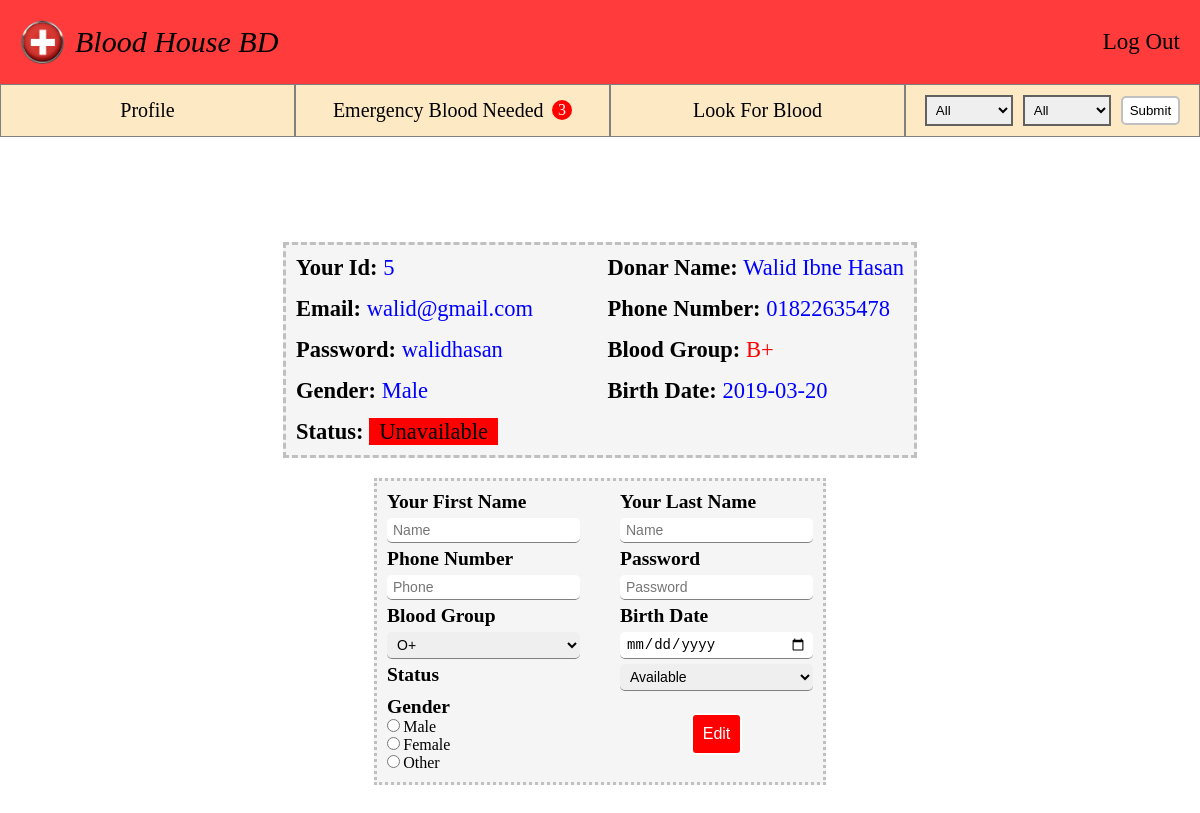
Screenshot of /profile.php (signed in) with the database file from the repository.
### tables this page shows
CREATE TABLE `user` (
  `id` int(11) NOT NULL,
  `f_name` varchar(200) NOT NULL,
  `l_name` varchar(200) NOT NULL,
  `Email` varchar(200) NOT NULL,
  `b_date` date NOT NULL,
  `Password` varchar(20) NOT NULL,
  `p_number` int(20) NOT NULL,
  `group` varchar(10) NOT NULL,
  `pdf` varchar(200) NOT NULL,
  `Gender` varchar(6) NOT NULL,
  `active` varchar(15) NOT NULL,
  `Status` varchar(5) NOT NULL
);

### profile.php (the view, shortened to what this page needs)
<!DOCTYPE html>
<html lang="en">
<head>
  <link rel="stylesheet" href="css/style.css">
  <link rel="stylesheet" href="css/pf.css">
</head>
<body>
  <header class="header">
    <nav>
      <div class="nav-img-title">
        <a class="nav-car-title" href="home.php"> <img class="nav-car-img" src="images/navicon.png" alt="navicon">Blood House BD</a>
      </div>
      <div class="nav-left-box">
        <a class="nav-left" href="home.php">Log Out</a>
      </div>
    </nav>
  </header>
   <section class="profile-section">
    <a class="profile-a" href="profile.php">Profile</a>
    <div class="profile-div inside">
    <a class="div-a" href="emergency.php">Emergency Blood Needed</a>
    <?php
    require_once('DBconnect.php');
    $email = $_SESSION['email'];
    $sql = "SELECT COUNT(*) as count FROM urgent";
        $result = mysqli_query($conn, $sql);
        $row = mysqli_fetch_assoc($result);
        if ($row['count'] != "0") {
          ?>
          <span class="profile-emer"><?php echo $row['count']; ?></span>
  <?php
}
    ?>
    </div>
    <a class="profile-a" href="look.php">Look For Blood</a>
    <form action="dashboardUser.php" method="post" class="profile-div filter">
      <select class="profile-drop" id="cars" name="group">
          <option name="from" value="All">All</option>
      </select>
      <select class="profile-drop"  id="cars" name="active">
          <option name="from" value="All">All</option>
      </select>
      <input type="submit" value="Submit" class="profile-in" name="submit">
    </form>
  </section>
  <section class="section-info">
  <div class="info grid grid-col-2">
  <?php
    require_once('DBconnect.php');
      $sql_table = "SELECT * from user where email = '$email'";
      $result_table = mysqli_query($conn, $sql_table);
      if(mysqli_num_rows($result_table) != 0){
      while($row = mysqli_fetch_assoc($result_table) ){
?>
              <h1>Your Id: <span class="sub-span"><?php echo $row['id'];?></span></h1>
              <h1>Donar Name: <span class="sub-span"><?php echo $row['f_name'], " " ,$row['l_name'];?></span></h1>
              <h1>Email: <span class="sub-span"><?php echo $row['Email'];?></span></h1>
              <h1>Phone Number: <span class="sub-span"><?php echo "0",$row['p_number'];?></span></h1>
              <h1>Password: <span class="sub-span"><?php echo $row['Password'];?></span></h1>
              <h1>Blood Group: <span class="sub-span blood"><?php echo $row['group'];?></span></h1>
              <h1>Gender: <span class="sub-span"><?php echo $row['Gender'];?></span></h1>
              <h1>Birth Date: <span class="sub-span"><?php echo $row['b_date'];?></span></h1>
              <?php
              if ($row['active'] == "Available") {
                ?>
                <h1>Status: <span class="sub-span" style="color: black; padding: .1rem 1rem; background-color: lime;"><?php echo $row['active'];?></span></h1>
                <?php
              } else {
              ?>
                <h1>Status: <span class="sub-span" style="color: black; padding: .1rem 1rem; background-color: red;"><?php echo $row['active'];?></span></h1>
                <?php
              }
              ?>
              <?php }}?>
  </div>
  <form method="post" class="edit grid grid-col-2">
          <h1>Your First Name</h1>
          <h1>Your Last Name</h1>
          <input class="edit-input" required placeholder="Name" type="text" name="f_name"></input>
          <input class="edit-input" required placeholder="Name" type="text" name="l_name"></input>
          <h1>Phone Number</h1>
          <h1>Password</h1>
          <input class="edit-input" required placeholder="Phone" type="number" name="phone"></input>
          <input class="edit-input" required placeholder="Password" type="text" name="pass"></input>
          <h1>Blood Group</h1>
          <h1>Birth Date</h1>
          <select class="edit-input" id="cars" name="group">
                      <option name="from" value="O+">O+</option>
          </select>
          <input class="edit-input" required type="date" name="bd"></input>
          <h1 class="status">Status</h1>
          <select class="edit-input"  id="cars" name="active">
            <option name="from" value="Available">Available</option>
          </select>
          <div>
          <h1>Gender</h1>
          <input type="radio" value="Male" name = "gender">
          <label class="gen-text" for="male">Male</label><br>
          <input type="radio" value="Female" name = "gender">
          <label class="gen-text" for="female">Female</label><br>
          <input type="radio" value="Other" name = "gender">
          <label class="gen-text" for="other">Other</label>
          </div>
          <div class="edit-div-btn">
          <input type="submit" value="Edit" name="submit" class="edit-btn">
          </div>
  </form>
  </section>
</body>
</html>

### css/style.css (style rules this page uses)
* { padding: 0; margin: 0; box-sizing: 0; }
html { font-size: 62.5%; }
.grid { display: grid; }
.grid-col-2 { grid-template-columns: repeat(2, 1fr); }

### css/pf.css (style rules this page uses)
nav { background-color: rgba(255, 40, 40, 0.911); padding: 2rem 2rem; display: flex; align-items: center; justify-content: space-between; }
.nav-car-img { width: 4.5rem; }
.nav-car-title { text-decoration: none; font-size: 3rem; font-style: oblique; color: black; font: bold; display: flex; gap: 1rem; justify-content: center; align-items: center; }
.nav-left-box { display: flex; justify-content: space-between; align-items: center; gap: 5rem; font-size: 2.3rem; }
.nav-left:link, .nav-left:visited { color: black; text-decoration: none; transition: all 0.3s; }
.profile-section { display: flex; justify-content: space-around; }
.profile-a:link, .profile-a:visited { display: inline-block; text-decoration: none; font-size: 2rem; width: 100%; border: 1px solid gray; text-align: center; background-color: rgb(253, 233, 196); color: black; padding: 1rem 0; transition: all 0.3s; display: flex; justify-content: center; align-items: center; }
.div-a:link, .div-a:visited { display: inline-block; text-decoration: none; font-size: 2rem; color: black; padding: 1rem 0; transition: all 0.3s; }
.profile-div { width: 100%; text-align: center; background-color: rgb(253, 233, 196); color: black; padding: 1rem 0; border: 1px solid gray; display: flex; justify-content: center; align-items: center; gap: 0.5rem; }
.filter { display: flex; gap: 1rem; }
.inside { padding: 0 1rem; }
.profile-drop { width: 30%; font-family: sans-serif; border: 2px solid rgb(97, 97, 97); padding: .5rem; cursor: pointer; }
.profile-emer { margin-left: .3rem; background-color: red; border-radius: 100%; padding: .13rem .6rem .1rem .65rem; font-size: 1.6rem; color: white; }
.profile-in { border: none; border-radius: 5px; padding: .5rem .7rem; background-color: white; color: black; border: 2px solid silver; transition: all .3s; }
.section-info { min-height: calc(100vh - 8.6rem); display: flex; justify-content: center; align-items: center; flex-direction: column; gap: 2rem; padding: 2rem; }
.info { background-color: whitesmoke; border: 3px dashed silver; padding: 1rem; gap: 1.5rem; font-size: 1.5rem; }
.sub-span { font-weight: normal; color: blue; }
.blood { color: red; }
.edit { font-size: 1.3rem; column-gap: 4rem; row-gap: .5rem; padding: 1rem; border: 3px dotted silver; background-color: whitesmoke; }
.edit-input { padding: .4rem .6rem; border: none; border-bottom: 1px solid gray; border-radius: 5px; font-size: 1.4rem; cursor: pointer; }
.gen-text { font-size: 1.6rem; }
.edit-div-btn { display: flex; justify-content: center; align-items: center; }
.edit-btn { border-radius: 5px; padding: 1rem; font-size: 1.6rem; background-color: red; color: white; transition: all .3s; border: 2px solid rgb(255, 255, 255); }

### rows the page displays
user: id "5", f_name "Walid Ibne", l_name "Hasan", Email "walid@gmail.com", p_number "1822635478", Password "walidhasan", group "B+", Gender "Male", b_date "2019-03-20", active "Unavailable"

### other values shown
$row['count'] "3"
